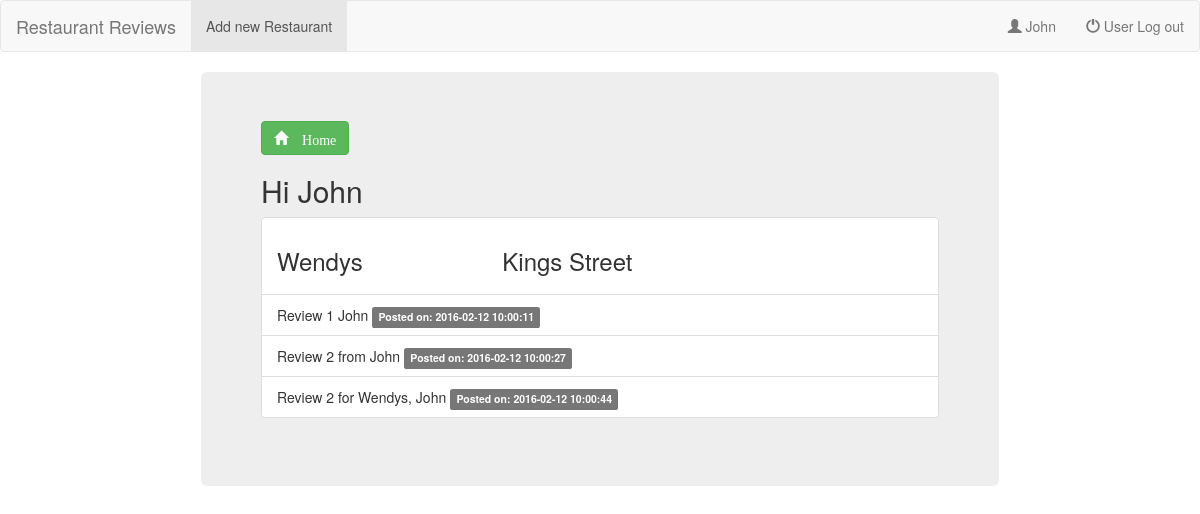
Page /view_review.php?r_id=16&r_name=Wendys&r_address=Kings Street (signed in) on the committed database.
### tables this page shows
CREATE TABLE `review` (
  `re_id` int(6) UNSIGNED NOT NULL,
  `r_name` varchar(100) NOT NULL,
  `r_address` varchar(100) NOT NULL,
  `review` varchar(500) NOT NULL,
  `r_by` int(50) DEFAULT NULL,
  `re_date` timestamp NOT NULL DEFAULT CURRENT_TIMESTAMP ON UPDATE CURRENT_TIMESTAMP,
  `rating` float(1) NOT NULL
);

### view_review.php (the view, shortened to what this page needs)
<?php
include 'header.php';
include "database.php";
?>
<div class="container">
  <div class="jumbotron other-color">
    <a href="user-dash.php" role="button" class="btn btn-success glyphicon glyphicon-home"> Home</a>
    <h2>Hi <?php echo $_SESSION['u_name']; ?></h2>
    <?php
      if (isset($_GET['r_id']) && isset($_GET['r_name']) && isset($_GET['r_address'])) {
        $r_name = $_GET['r_name'];
        $r_address = $_GET['r_address'];
      } else {
        echo "No resources available";
      }
    ?>
    <?php $user_id = $_SESSION['u_id']; ?>
    <?php $sql_rest = "SELECT re_id, review, re_date from review WHERE `r_by` ='$user_id' and `r_name` = '$r_name' and `r_address` ='$r_address'"; ?>
    <?php $result = $conn->query($sql_rest); ?>
    <?php if ($result->num_rows > 0) {
    ?>
      <div class="list-group">
        <div class="list-group-item">
          <div class="row">
            <div class="col-sm-4">
              <h3><?php echo $r_name; ?></h3>
            </div>
            <div class="col-sm-4">
              <h3><?php echo $r_address; ?></h3>
            </div>
            <div class="col-sm-4">
            </div>
          </div>
        </div>
        <?php
        while ($row = $result->fetch_assoc()) {
        ?>
          <div class="list-group-item">
            <?php echo $row['review']; ?>
            <span class="label label-default">Posted on: <?php echo $row['re_date']; ?></span>
          </div>
      <?php
        }
      } else {
        echo "0 results";
      }
      ?>
      </div>
  </div>
</div>

### header.php (style rules this page uses)
.other-color { margin: auto; width: 70%; height: 90%; }

### rows in the picture
review: review "Review 1 John", re_date "2016-02-12 10:00:11"
review: review "Review 2 from John", re_date "2016-02-12 10:00:27"
review: review "Review 2 for Wendys, John", re_date "2016-02-12 10:00:44"

### other values in the picture
$_SESSION['u_name'] "John"
$r_name "Wendys"
$r_address "Kings Street"
